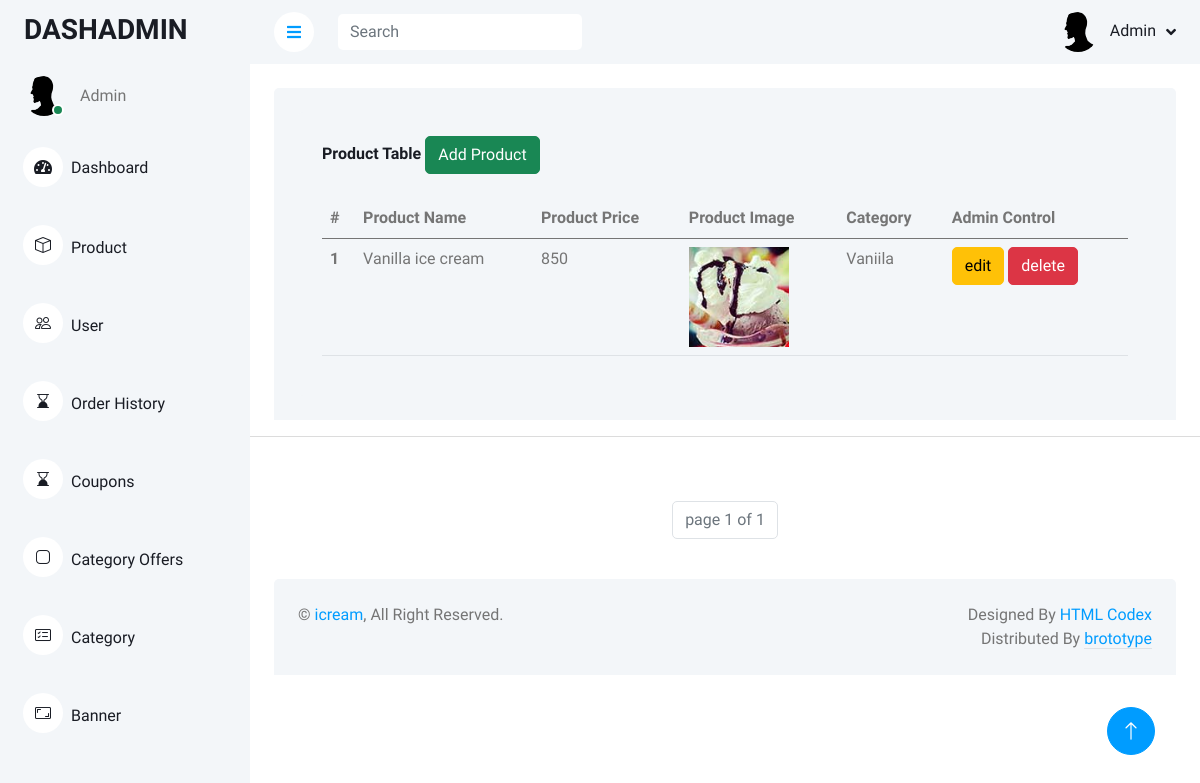
/customize/product/, run on an earlier commit of the app's database.
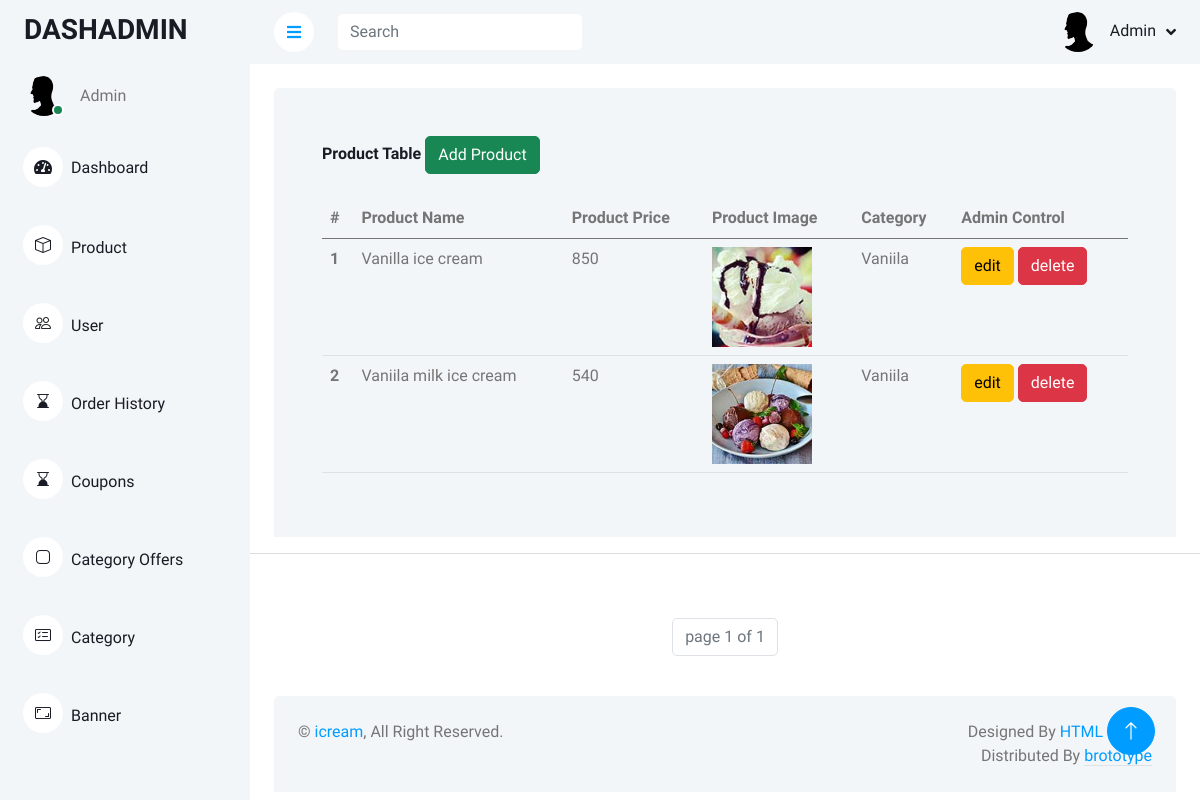
And on a later commit of the database.
### home/models.py (models this page shows, shortened)
class Product(models.Model):
    product_name = models.CharField(max_length=50,default=None)
    product_price = models.IntegerField(default=None)
    product_image = models.ImageField(upload_to='images/',default=None)
    product_discription = models.TextField(default=None)
    Cutegory_id = models.ForeignKey(Category,on_delete=models.CASCADE,default=None)
    is_available = models.IntegerField(default=None)
    is_offers = models.IntegerField(default=None)

class Category(models.Model):
    category_name = models.CharField(max_length=30,default=None)
    def __str__(self):
        return self.category_name

### customize/views.py (the view)
# urls.py: path('product/',views.product_table,name='product_table'),
def product_table(request):
    p = Paginator(Product.objects.all(),5)
    page = request.GET.get('page')
    product_details = p.get_page(page)
    return render(request,'producttable.html',{'product_details':product_details})

### customize/templates/producttable.html (shortened to what this page needs)
{% extends 'admindemo.html' %}
    {% block content %}
    {% load static %}
                <div class="container-fluid pt-4 px-4">
                <div class="bg-light rounded-top p-4">
                    <div class="row ">
                        <div class="col-sm-12 col-xl-12">
                            <div class="bg-light rounded h-100 p-4">
                                <h6 class="mb-4">Product Table
                                    <a href="{% url 'add_product' %}" type="button" class="btn btn-success">Add Product</a></h6>
                                <table class="table">
                                    <thead>
                                        <tr>
                                            <th scope="col">#</th>
                                            <th scope="col">Product Name</th>
                                            <th scope="col">Product Price</th>
                                            <th scope="col">Product Image</th>
                                            <th scope="col">Category</th>
                                            <th scope="col">Admin Control</th>
                                        </tr>
                                    </thead>
                                    <tbody>
                                        {% for productitems in product_details %}
                                        <tr>
                                            <th scope="row">{{productitems.id}}</th>
                                            <td>{{productitems.product_name}}</td>
                                            <td>{{productitems.product_price}}</td>
                                            <td><img src="{{productitems.product_image.url}}" width = '100px' height = '100px'></td>
                                            <td>{{productitems.Cutegory_id}}</td>
                                            <td>
                                                <a href="{% url 'edit_product' productitems.id %}" type="button" class="btn btn-warning">edit</a>
                                                <a style="cursor:pointer" onclick = "deleteproduct({{productitems.id}})" type="button" class="btn btn-danger">delete</a>
                                            </td>
                                        </tr>
                                        {% endfor %}
                                    </tbody>
                                </table>
                            </div>
                        </div>
                    </div>
                </div>
                </div>
    <hr><br><br>
    <nav aria-label="Page navigation example ">
        <ul class="pagination justify-content-center">
    <li class="page-item disabled"><a class="page-link">page {{product_details.number}} of {{product_details.paginator.num_pages}}</a></li>
        </ul>
      </nav>
    {% endblock %}

What changed in the data, as far as the page shows it:
added Product: id "2", product_name "Vaniila milk ice cream", product_price "540", product_image (picture), Cutegory_id "Vaniila"
